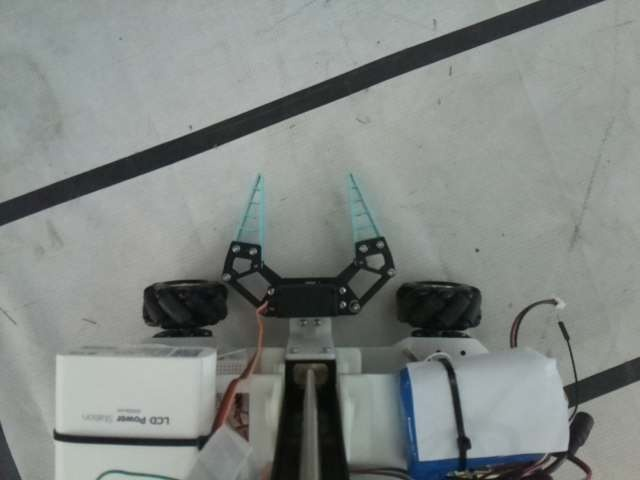
#> input picture yuyuan/64.jpg, 640 x 480 px
$ python line.py
#> lines starting #> are read from the running program, lines starting #| are printed output that depends on the picture; after the words box and inside, x2 and y2 are one past the last pixel; in counts of white or black regions, pixels touching at a corner belong together; long printed decimals are rounded
import cv2
from OpenCV_learning.generalFunctions import show
import numpy as np
import math

"""
对边线检测Y，角度
"""
"""
选取上半部分ROI，填充，角点检测，解算Y和角度
"""
"""
角度为负，则需要顺时针旋转
"""
k = 0.775
img = cv2.imread("64.jpg", 0)
#> img: shape (480, 640); min 5, max 204, mean 133.8
roi = img[0:220, :]
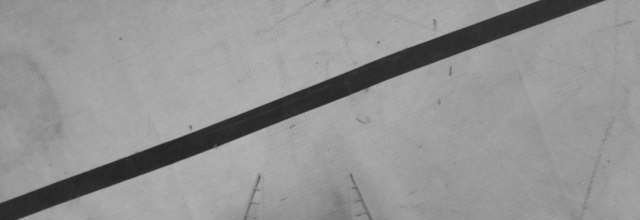
#> roi: shape (220, 640); min 26, max 188, mean 148.1
top_size, bottom_size, right_size, left_size = (0, 260, 100, 100)
roi = cv2.copyMakeBorder(roi, top_size, bottom_size, left_size, right_size, cv2.BORDER_CONSTANT, value=255)
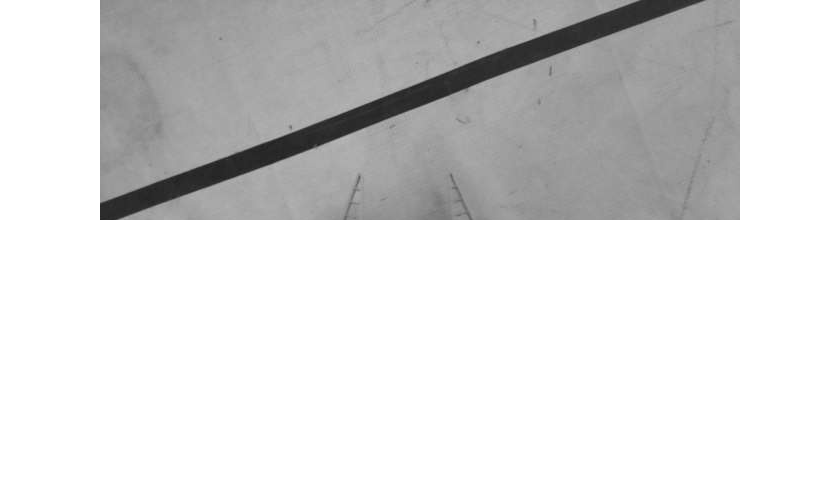
#> roi: shape (480, 840); min 26, max 255, mean 217.7
show("roi", roi)
#> (this line was passed over: OpenCV_learning is not available in this run)
ret1, bin = cv2.threshold(roi, 85, 255, cv2.THRESH_BINARY_INV)
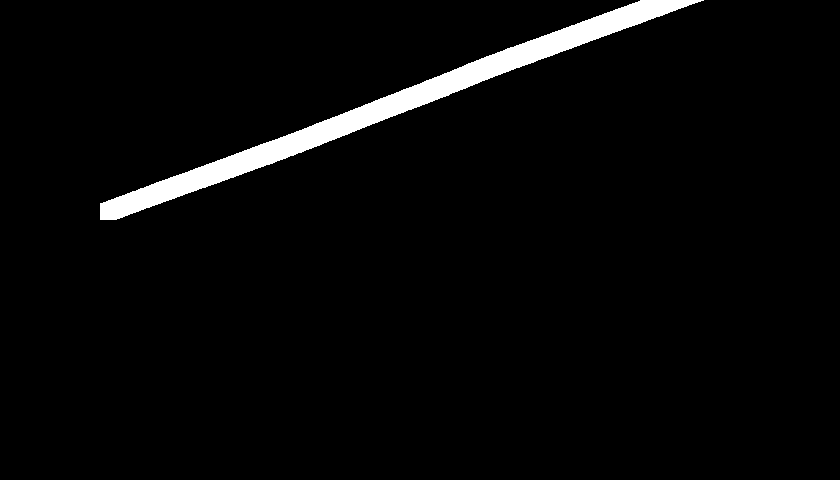
#> bin: shape (480, 840); 3.2% white; 1 white region, box (x1, y1, x2, y2) and area: (100, 0, 704, 220) 13088
show("bin", bin)
#> (this line was passed over: OpenCV_learning is not available in this run)
kernel = np.ones((15, 15), np.uint8)
bin_open = cv2.morphologyEx(bin, cv2.MORPH_OPEN, kernel)
#> bin_open: shape (480, 840); 3.2% white; 1 white region
show("open", bin_open)
#> (this line was passed over: OpenCV_learning is not available in this run)
cnts, ret2 = cv2.findContours(bin_open, cv2.RETR_TREE, cv2.CHAIN_APPROX_NONE)
#> cnts = 1 contour; box (x1, y1, x2, y2) and area: (100, 0, 684, 220) 12414; ret2 = [[-1, -1, -1, -1]]
cntsorted = sorted(cnts, key=lambda cnts: cv2.contourArea(cnts), reverse=True)
#> cntsorted has the same summary as cnts
cnt = cntsorted[0]
#> cnt = contour of 1189 points, box (x1, y1, x2, y2) (100, 0, 684, 220), area 12414
epsilon = 0.03 * cv2.arcLength(cnt, True)  # epsilon占周长的比例
#> epsilon = 40.83
approx = cv2.approxPolyDP(cnt, epsilon, True)
#> approx = [[683, 0], [100, 219]]
x, y, w, h = cv2.boundingRect(cnt)
#> x = 100; y = 0; w = 584; h = 220
[VX, VY, X, Y] = cv2.fitLine(cnt, cv2.DIST_HUBER, 0, 0.01, 0.01)
#> VX = [0.939]; VY = [-0.345]; X = [408.4]; Y = [100.8]
print(VX, VY, X, Y)
#| [0.9387] [-0.3447] [408.376] [100.8482]
a = -(math.atan(VY / VX) / 6.28 * 360)
#> a = 20.17

print(a)
#| 20.173
distance = -(k * ((y + h / 2) - 240))
#> distance = 100.8
print(distance)
#| 100.75

$ run again, with yuyuan/16.jpg copied over yuyuan/64.jpg
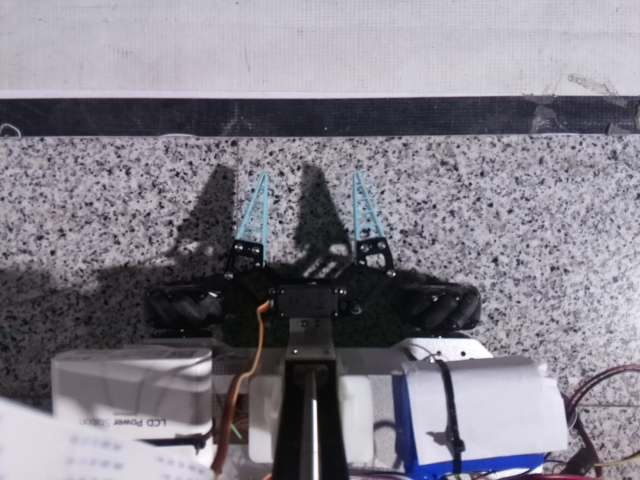
#> input picture yuyuan/16.jpg, 640 x 480 px
#> `ret1, bin = cv2.threshold(roi, 85, 255, cv2.THRESH_BINARY_INV)`:
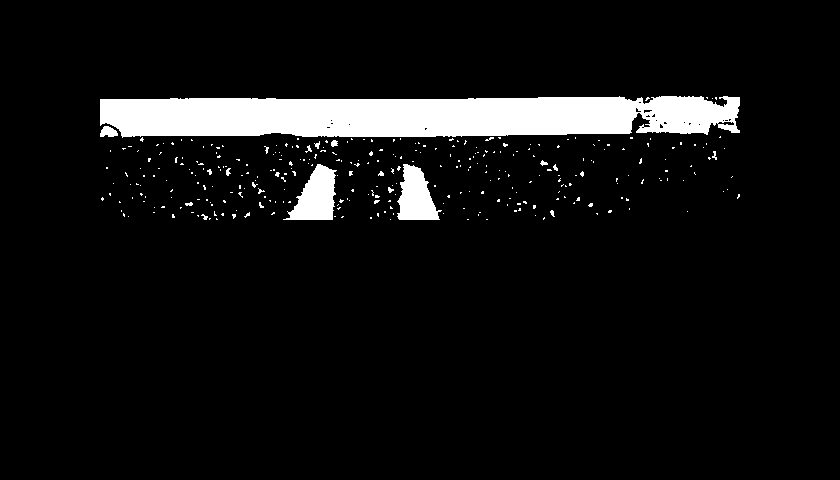
#> bin: shape (480, 840); 7% white; 320 white regions (304 under 20 px), largest, box (x1, y1, x2, y2) and area: (100, 96, 740, 138) 22914, (283, 164, 337, 220) 1751, (397, 164, 442, 220) 1585
#> `bin_open = cv2.morphologyEx(bin, cv2.MORPH_OPEN, kernel)`:
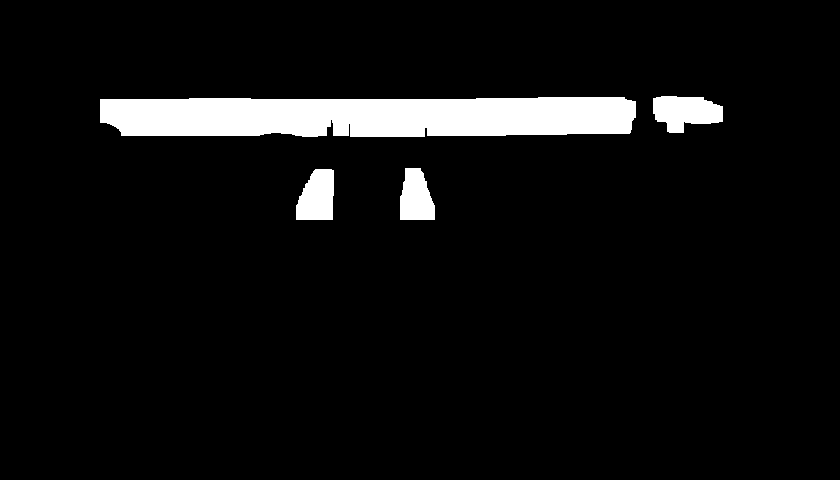
#> bin_open: shape (480, 840); 6.1% white; 4 white regions
#> cnts = 4 contours; box (x1, y1, x2, y2) and area: (100, 97, 636, 137) 18964, (653, 96, 723, 133) 1772, (296, 169, 334, 220) 1506, (400, 168, 435, 220) 1362; ret2 = [[1, -1, -1, -1], [2, 0, -1, -1], [3, 1, -1, -1], [-1, 2, -1, -1]]
#> cntsorted has the same summary as cnts
#> cnt = contour of 1191 points, box (x1, y1, x2, y2) (100, 97, 636, 137), area 18964
#> epsilon = 36.21
#> approx = [[635, 101], [100, 122]]
#> x = 100; y = 97; w = 536; h = 40
#> VX = [1]; VY = [0.00537]; X = [355]; Y = [123.3]
#| [1] [0.005367] [354.953] [123.304]
#> a = -0.308
#| -0.3077
#> distance = 95.33
#| 95.325

$ run again, with yuyuan/18.jpg copied over yuyuan/64.jpg
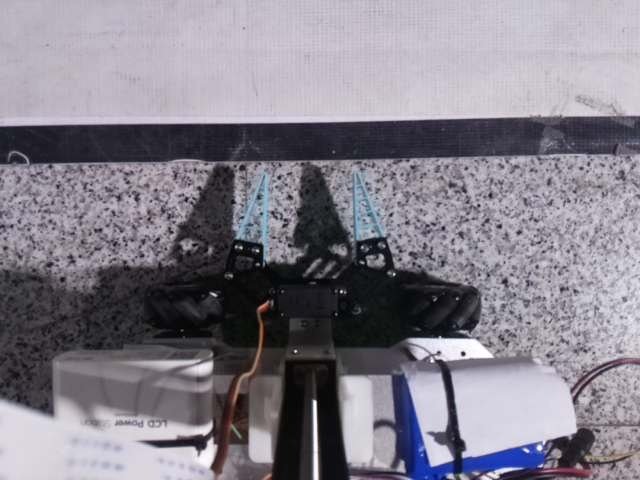
#> input picture yuyuan/18.jpg, 640 x 480 px
#> `ret1, bin = cv2.threshold(roi, 85, 255, cv2.THRESH_BINARY_INV)`:
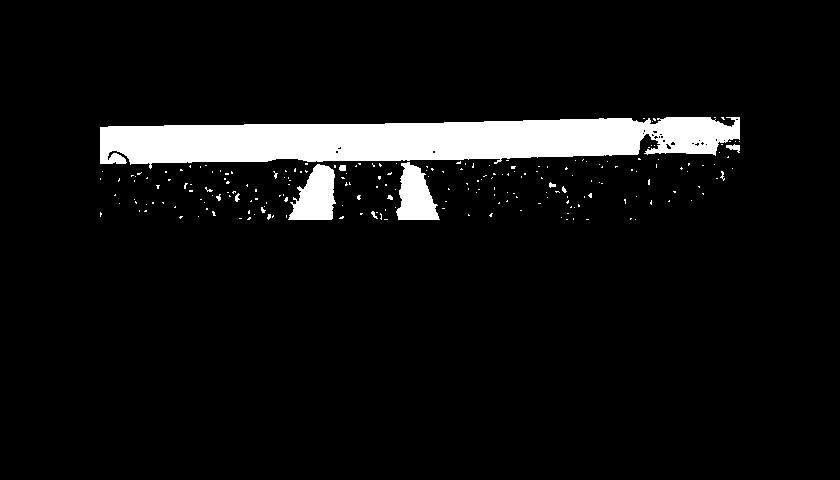
#> bin: shape (480, 840); 6.8% white; 217 white regions (205 under 20 px), largest, box (x1, y1, x2, y2) and area: (100, 117, 740, 169) 22882, (288, 164, 336, 220) 1792, (396, 162, 440, 220) 1638
#> `bin_open = cv2.morphologyEx(bin, cv2.MORPH_OPEN, kernel)`:
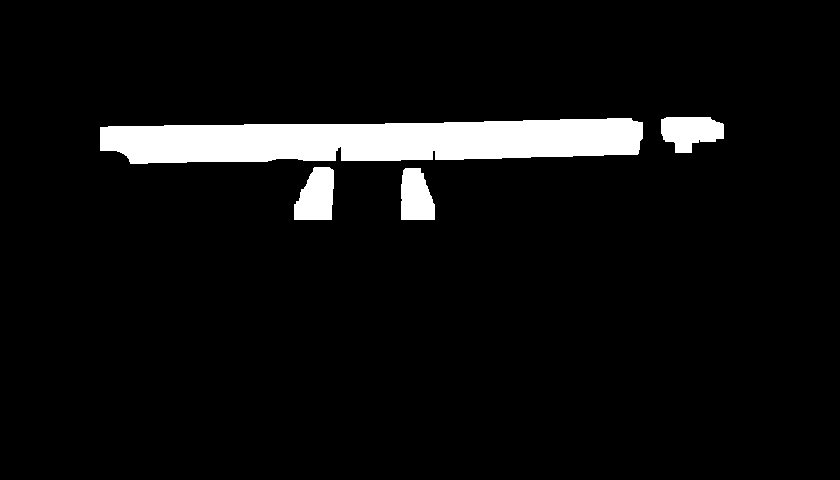
#> bin_open: shape (480, 840); 6.1% white; 4 white regions
#> cnts = 4 contours; box (x1, y1, x2, y2) and area: (100, 118, 643, 164) 19104, (294, 167, 334, 220) 1577, (661, 117, 724, 153) 1566, (401, 168, 435, 220) 1388; ret2 = [[1, -1, -1, -1], [2, 0, -1, -1], [3, 1, -1, -1], [-1, 2, -1, -1]]
#> cntsorted has the same summary as cnts
#> cnt = contour of 1179 points, box (x1, y1, x2, y2) (100, 118, 643, 164), area 19104
#> epsilon = 35.93
#> approx = [[642, 122], [100, 150]]
#> x = 100; y = 118; w = 543; h = 46
#> VX = [1]; VY = [-0.00754]; X = [345.4]; Y = [146.9]
#| [1] [-0.007537] [345.368] [146.9386]
#> a = 0.432
#| 0.432
#> distance = 76.73
#| 76.725
